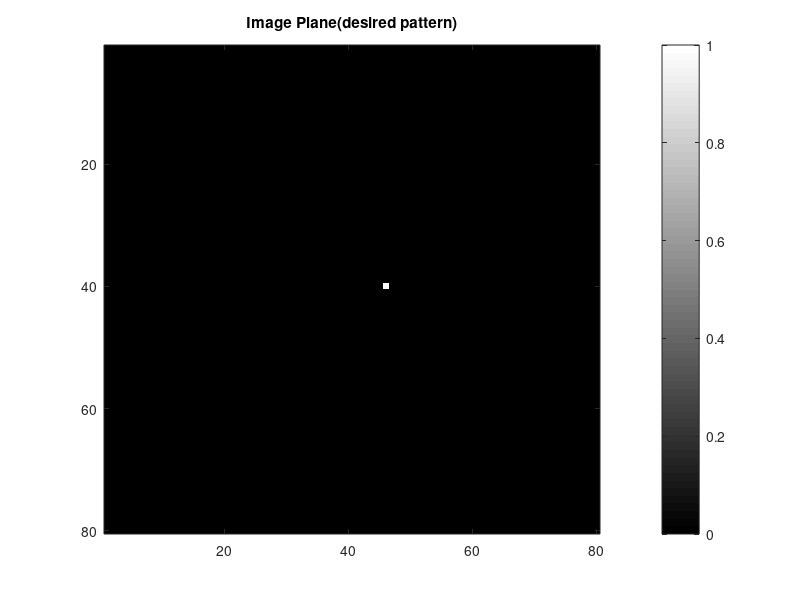

Here is the MATLAB script that generated this plot: (Note: this script raises an error after producing the figure.)
clc;
clear all;
close all;

% Data of Amplitude on the Image Plane

global lambda k AmpImage N M dW z;

% Data of Amplitude on the Image Plane
%80 by 80 lasers
AmpImage = [0	0	0	0	0	0	0	0	0	0	0	0	0	0	0	0	0	0	0	0	0	0	0	0	0	0	0	0	0	0	0	0	0	0	0	0	0	0	0	0	0	0	0	0	0	0	0	0	0	0	0	0	0	0	0	0	0	0	0	0	0	0	0	0	0	0	0	0	0	0	0	0	0	0	0	0	0	0	0	0
0	0	0	0	0	0	0	0	0	0	0	0	0	0	0	0	0	0	0	0	0	0	0	0	0	0	0	0	0	0	0	0	0	0	0	0	0	0	0	0	0	0	0	0	0	0	0	0	0	0	0	0	0	0	0	0	0	0	0	0	0	0	0	0	0	0	0	0	0	0	0	0	0	0	0	0	0	0	0	0
0	0	0	0	0	0	0	0	0	0	0	0	0	0	0	0	0	0	0	0	0	0	0	0	0	0	0	0	0	0	0	0	0	0	0	0	0	0	0	0	0	0	0	0	0	0	0	0	0	0	0	0	0	0	0	0	0	0	0	0	0	0	0	0	0	0	0	0	0	0	0	0	0	0	0	0	0	0	0	0
0	0	0	0	0	0	0	0	0	0	0	0	0	0	0	0	0	0	0	0	0	0	0	0	0	0	0	0	0	0	0	0	0	0	0	0	0	0	0	0	0	0	0	0	0	0	0	0	0	0	0	0	0	0	0	0	0	0	0	0	0	0	0	0	0	0	0	0	0	0	0	0	0	0	0	0	0	0	0	0
0	0	0	0	0	0	0	0	0	0	0	0	0	0	0	0	0	0	0	0	0	0	0	0	0	0	0	0	0	0	0	0	0	0	0	0	0	0	0	0	0	0	0	0	0	0	0	0	0	0	0	0	0	0	0	0	0	0	0	0	0	0	0	0	0	0	0	0	0	0	0	0	0	0	0	0	0	0	0	0
0	0	0	0	0	0	0	0	0	0	0	0	0	0	0	0	0	0	0	0	0	0	0	0	0	0	0	0	0	0	0	0	0	0	0	0	0	0	0	0	0	0	0	0	0	0	0	0	0	0	0	0	0	0	0	0	0	0	0	0	0	0	0	0	0	0	0	0	0	0	0	0	0	0	0	0	0	0	0	0
0	0	0	0	0	0	0	0	0	0	0	0	0	0	0	0	0	0	0	0	0	0	0	0	0	0	0	0	0	0	0	0	0	0	0	0	0	0	0	0	0	0	0	0	0	0	0	0	0	0	0	0	0	0	0	0	0	0	0	0	0	0	0	0	0	0	0	0	0	0	0	0	0	0	0	0	0	0	0	0
0	0	0	0	0	0	0	0	0	0	0	0	0	0	0	0	0	0	0	0	0	0	0	0	0	0	0	0	0	0	0	0	0	0	0	0	0	0	0	0	0	0	0	0	0	0	0	0	0	0	0	0	0	0	0	0	0	0	0	0	0	0	0	0	0	0	0	0	0	0	0	0	0	0	0	0	0	0	0	0
0	0	0	0	0	0	0	0	0	0	0	0	0	0	0	0	0	0	0	0	0	0	0	0	0	0	0	0	0	0	0	0	0	0	0	0	0	0	0	0	0	0	0	0	0	0	0	0	0	0	0	0	0	0	0	0	0	0	0	0	0	0	0	0	0	0	0	0	0	0	0	0	0	0	0	0	0	0	0	0
0	0	0	0	0	0	0	0	0	0	0	0	0	0	0	0	0	0	0	0	0	0	0	0	0	0	0	0	0	0	0	0	0	0	0	0	0	0	0	0	0	0	0	0	0	0	0	0	0	0	0	0	0	0	0	0	0	0	0	0	0	0	0	0	0	0	0	0	0	0	0	0	0	0	0	0	0	0	0	0
0	0	0	0	0	0	0	0	0	0	0	0	0	0	0	0	0	0	0	0	0	0	0	0	0	0	0	0	0	0	0	0	0	0	0	0	0	0	0	0	0	0	0	0	0	0	0	0	0	0	0	0	0	0	0	0	0	0	0	0	0	0	0	0	0	0	0	0	0	0	0	0	0	0	0	0	0	0	0	0
0	0	0	0	0	0	0	0	0	0	0	0	0	0	0	0	0	0	0	0	0	0	0	0	0	0	0	0	0	0	0	0	0	0	0	0	0	0	0	0	0	0	0	0	0	0	0	0	0	0	0	0	0	0	0	0	0	0	0	0	0	0	0	0	0	0	0	0	0	0	0	0	0	0	0	0	0	0	0	0
0	0	0	0	0	0	0	0	0	0	0	0	0	0	0	0	0	0	0	0	0	0	0	0	0	0	0	0	0	0	0	0	0	0	0	0	0	0	0	0	0	0	0	0	0	0	0	0	0	0	0	0	0	0	0	0	0	0	0	0	0	0	0	0	0	0	0	0	0	0	0	0	0	0	0	0	0	0	0	0
0	0	0	0	0	0	0	0	0	0	0	0	0	0	0	0	0	0	0	0	0	0	0	0	0	0	0	0	0	0	0	0	0	0	0	0	0	0	0	0	0	0	0	0	0	0	0	0	0	0	0	0	0	0	0	0	0	0	0	0	0	0	0	0	0	0	0	0	0	0	0	0	0	0	0	0	0	0	0	0
0	0	0	0	0	0	0	0	0	0	0	0	0	0	0	0	0	0	0	0	0	0	0	0	0	0	0	0	0	0	0	0	0	0	0	0	0	0	0	0	0	0	0	0	0	0	0	0	0	0	0	0	0	0	0	0	0	0	0	0	0	0	0	0	0	0	0	0	0	0	0	0	0	0	0	0	0	0	0	0
0	0	0	0	0	0	0	0	0	0	0	0	0	0	0	0	0	0	0	0	0	0	0	0	0	0	0	0	0	0	0	0	0	0	0	0	0	0	0	0	0	0	0	0	0	0	0	0	0	0	0	0	0	0	0	0	0	0	0	0	0	0	0	0	0	0	0	0	0	0	0	0	0	0	0	0	0	0	0	0
0	0	0	0	0	0	0	0	0	0	0	0	0	0	0	0	0	0	0	0	0	0	0	0	0	0	0	0	0	0	0	0	0	0	0	0	0	0	0	0	0	0	0	0	0	0	0	0	0	0	0	0	0	0	0	0	0	0	0	0	0	0	0	0	0	0	0	0	0	0	0	0	0	0	0	0	0	0	0	0
0	0	0	0	0	0	0	0	0	0	0	0	0	0	0	0	0	0	0	0	0	0	0	0	0	0	0	0	0	0	0	0	0	0	0	0	0	0	0	0	0	0	0	0	0	0	0	0	0	0	0	0	0	0	0	0	0	0	0	0	0	0	0	0	0	0	0	0	0	0	0	0	0	0	0	0	0	0	0	0
0	0	0	0	0	0	0	0	0	0	0	0	0	0	0	0	0	0	0	0	0	0	0	0	0	0	0	0	0	0	0	0	0	0	0	0	0	0	0	0	0	0	0	0	0	0	0	0	0	0	0	0	0	0	0	0	0	0	0	0	0	0	0	0	0	0	0	0	0	0	0	0	0	0	0	0	0	0	0	0
0	0	0	0	0	0	0	0	0	0	0	0	0	0	0	0	0	0	0	0	0	0	0	0	0	0	0	0	0	0	0	0	0	0	0	0	0	0	0	0	0	0	0	0	0	0	0	0	0	0	0	0	0	0	0	0	0	0	0	0	0	0	0	0	0	0	0	0	0	0	0	0	0	0	0	0	0	0	0	0
0	0	0	0	0	0	0	0	0	0	0	0	0	0	0	0	0	0	0	0	0	0	0	0	0	0	0	0	0	0	0	0	0	0	0	0	0	0	0	0	0	0	0	0	0	0	0	0	0	0	0	0	0	0	0	0	0	0	0	0	0	0	0	0	0	0	0	0	0	0	0	0	0	0	0	0	0	0	0	0
0	0	0	0	0	0	0	0	0	0	0	0	0	0	0	0	0	0	0	0	0	0	0	0	0	0	0	0	0	0	0	0	0	0	0	0	0	0	0	0	0	0	0	0	0	0	0	0	0	0	0	0	0	0	0	0	0	0	0	0	0	0	0	0	0	0	0	0	0	0	0	0	0	0	0	0	0	0	0	0
0	0	0	0	0	0	0	0	0	0	0	0	0	0	0	0	0	0	0	0	0	0	0	0	0	0	0	0	0	0	0	0	0	0	0	0	0	0	0	0	0	0	0	0	0	0	0	0	0	0	0	0	0	0	0	0	0	0	0	0	0	0	0	0	0	0	0	0	0	0	0	0	0	0	0	0	0	0	0	0
0	0	0	0	0	0	0	0	0	0	0	0	0	0	0	0	0	0	0	0	0	0	0	0	0	0	0	0	0	0	0	0	0	0	0	0	0	0	0	0	0	0	0	0	0	0	0	0	0	0	0	0	0	0	0	0	0	0	0	0	0	0	0	0	0	0	0	0	0	0	0	0	0	0	0	0	0	0	0	0
0	0	0	0	0	0	0	0	0	0	0	0	0	0	0	0	0	0	0	0	0	0	0	0	0	0	0	0	0	0	0	0	0	0	0	0	0	0	0	0	0	0	0	0	0	0	0	0	0	0	0	0	0	0	0	0	0	0	0	0	0	0	0	0	0	0	0	0	0	0	0	0	0	0	0	0	0	0	0	0
0	0	0	0	0	0	0	0	0	0	0	0	0	0	0	0	0	0	0	0	0	0	0	0	0	0	0	0	0	0	0	0	0	0	0	0	0	0	0	0	0	0	0	0	0	0	0	0	0	0	0	0	0	0	0	0	0	0	0	0	0	0	0	0	0	0	0	0	0	0	0	0	0	0	0	0	0	0	0	0
0	0	0	0	0	0	0	0	0	0	0	0	0	0	0	0	0	0	0	0	0	0	0	0	0	0	0	0	0	0	0	0	0	0	0	0	0	0	0	0	0	0	0	0	0	0	0	0	0	0	0	0	0	0	0	0	0	0	0	0	0	0	0	0	0	0	0	0	0	0	0	0	0	0	0	0	0	0	0	0
0	0	0	0	0	0	0	0	0	0	0	0	0	0	0	0	0	0	0	0	0	0	0	0	0	0	0	0	0	0	0	0	0	0	0	0	0	0	0	0	0	0	0	0	0	0	0	0	0	0	0	0	0	0	0	0	0	0	0	0	0	0	0	0	0	0	0	0	0	0	0	0	0	0	0	0	0	0	0	0
0	0	0	0	0	0	0	0	0	0	0	0	0	0	0	0	0	0	0	0	0	0	0	0	0	0	0	0	0	0	0	0	0	0	0	0	0	0	0	0	0	0	0	0	0	0	0	0	0	0	0	0	0	0	0	0	0	0	0	0	0	0	0	0	0	0	0	0	0	0	0	0	0	0	0	0	0	0	0	0
0	0	0	0	0	0	0	0	0	0	0	0	0	0	0	0	0	0	0	0	0	0	0	0	0	0	0	0	0	0	0	0	0	0	0	0	0	0	0	0	0	0	0	0	0	0	0	0	0	0	0	0	0	0	0	0	0	0	0	0	0	0	0	0	0	0	0	0	0	0	0	0	0	0	0	0	0	0	0	0
0	0	0	0	0	0	0	0	0	0	0	0	0	0	0	0	0	0	0	0	0	0	0	0	0	0	0	0	0	0	0	0	0	0	0	0	0	0	0	0	0	0	0	0	0	0	0	0	0	0	0	0	0	0	0	0	0	0	0	0	0	0	0	0	0	0	0	0	0	0	0	0	0	0	0	0	0	0	0	0
0	0	0	0	0	0	0	0	0	0	0	0	0	0	0	0	0	0	0	0	0	0	0	0	0	0	0	0	0	0	0	0	0	0	0	0	0	0	0	0	0	0	0	0	0	0	0	0	0	0	0	0	0	0	0	0	0	0	0	0	0	0	0	0	0	0	0	0	0	0	0	0	0	0	0	0	0	0	0	0
0	0	0	0	0	0	0	0	0	0	0	0	0	0	0	0	0	0	0	0	0	0	0	0	0	0	0	0	0	0	0	0	0	0	0	0	0	0	0	0	0	0	0	0	0	0	0	0	0	0	0	0	0	0	0	0	0	0	0	0	0	0	0	0	0	0	0	0	0	0	0	0	0	0	0	0	0	0	0	0
0	0	0	0	0	0	0	0	0	0	0	0	0	0	0	0	0	0	0	0	0	0	0	0	0	0	0	0	0	0	0	0	0	0	0	0	0	0	0	0	0	0	0	0	0	0	0	0	0	0	0	0	0	0	0	0	0	0	0	0	0	0	0	0	0	0	0	0	0	0	0	0	0	0	0	0	0	0	0	0
0	0	0	0	0	0	0	0	0	0	0	0	0	0	0	0	0	0	0	0	0	0	0	0	0	0	0	0	0	0	0	0	0	0	0	0	0	0	0	0	0	0	0	0	0	0	0	0	0	0	0	0	0	0	0	0	0	0	0	0	0	0	0	0	0	0	0	0	0	0	0	0	0	0	0	0	0	0	0	0
0	0	0	0	0	0	0	0	0	0	0	0	0	0	0	0	0	0	0	0	0	0	0	0	0	0	0	0	0	0	0	0	0	0	0	0	0	0	0	0	0	0	0	0	0	0	0	0	0	0	0	0	0	0	0	0	0	0	0	0	0	0	0	0	0	0	0	0	0	0	0	0	0	0	0	0	0	0	0	0
0	0	0	0	0	0	0	0	0	0	0	0	0	0	0	0	0	0	0	0	0	0	0	0	0	0	0	0	0	0	0	0	0	0	0	0	0	0	0	0	0	0	0	0	0	0	0	0	0	0	0	0	0	0	0	0	0	0	0	0	0	0	0	0	0	0	0	0	0	0	0	0	0	0	0	0	0	0	0	0
0	0	0	0	0	0	0	0	0	0	0	0	0	0	0	0	0	0	0	0	0	0	0	0	0	0	0	0	0	0	0	0	0	0	0	0	0	0	0	0	0	0	0	0	0	0	0	0	0	0	0	0	0	0	0	0	0	0	0	0	0	0	0	0	0	0	0	0	0	0	0	0	0	0	0	0	0	0	0	0
0	0	0	0	0	0	0	0	0	0	0	0	0	0	0	0	0	0	0	0	0	0	0	0	0	0	0	0	0	0	0	0	0	0	0	0	0	0	0	0	0	0	0	0	0	0	0	0	0	0	0	0	0	0	0	0	0	0	0	0	0	0	0	0	0	0	0	0	0	0	0	0	0	0	0	0	0	0	0	0
0	0	0	0	0	0	0	0	0	0	0	0	0	0	0	0	0	0	0	0	0	0	0	0	0	0	0	0	0	0	0	0	0	0	0	0	0	0	0	0	0	0	0	0	0	1	0	0	0	0	0	0	0	0	0	0	0	0	0	0	0	0	0	0	0	0	0	0	0	0	0	0	0	0	0	0	0	0	0	0
0	0	0	0	0	0	0	0	0	0	0	0	0	0	0	0	0	0	0	0	0	0	0	0	0	0	0	0	0	0	0	0	0	0	0	0	0	0	0	0	0	0	0	0	0	0	0	0	0	0	0	0	0	0	0	0	0	0	0	0	0	0	0	0	0	0	0	0	0	0	0	0	0	0	0	0	0	0	0	0
0	0	0	0	0	0	0	0	0	0	0	0	0	0	0	0	0	0	0	0	0	0	0	0	0	0	0	0	0	0	0	0	0	0	0	0	0	0	0	0	0	0	0	0	0	0	0	0	0	0	0	0	0	0	0	0	0	0	0	0	0	0	0	0	0	0	0	0	0	0	0	0	0	0	0	0	0	0	0	0
0	0	0	0	0	0	0	0	0	0	0	0	0	0	0	0	0	0	0	0	0	0	0	0	0	0	0	0	0	0	0	0	0	0	0	0	0	0	0	0	0	0	0	0	0	0	0	0	0	0	0	0	0	0	0	0	0	0	0	0	0	0	0	0	0	0	0	0	0	0	0	0	0	0	0	0	0	0	0	0
0	0	0	0	0	0	0	0	0	0	0	0	0	0	0	0	0	0	0	0	0	0	0	0	0	0	0	0	0	0	0	0	0	0	0	0	0	0	0	0	0	0	0	0	0	0	0	0	0	0	0	0	0	0	0	0	0	0	0	0	0	0	0	0	0	0	0	0	0	0	0	0	0	0	0	0	0	0	0	0
0	0	0	0	0	0	0	0	0	0	0	0	0	0	0	0	0	0	0	0	0	0	0	0	0	0	0	0	0	0	0	0	0	0	0	0	0	0	0	0	0	0	0	0	0	0	0	0	0	0	0	0	0	0	0	0	0	0	0	0	0	0	0	0	0	0	0	0	0	0	0	0	0	0	0	0	0	0	0	0
0	0	0	0	0	0	0	0	0	0	0	0	0	0	0	0	0	0	0	0	0	0	0	0	0	0	0	0	0	0	0	0	0	0	0	0	0	0	0	0	0	0	0	0	0	0	0	0	0	0	0	0	0	0	0	0	0	0	0	0	0	0	0	0	0	0	0	0	0	0	0	0	0	0	0	0	0	0	0	0
0	0	0	0	0	0	0	0	0	0	0	0	0	0	0	0	0	0	0	0	0	0	0	0	0	0	0	0	0	0	0	0	0	0	0	0	0	0	0	0	0	0	0	0	0	0	0	0	0	0	0	0	0	0	0	0	0	0	0	0	0	0	0	0	0	0	0	0	0	0	0	0	0	0	0	0	0	0	0	0
0	0	0	0	0	0	0	0	0	0	0	0	0	0	0	0	0	0	0	0	0	0	0	0	0	0	0	0	0	0	0	0	0	0	0	0	0	0	0	0	0	0	0	0	0	0	0	0	0	0	0	0	0	0	0	0	0	0	0	0	0	0	0	0	0	0	0	0	0	0	0	0	0	0	0	0	0	0	0	0
0	0	0	0	0	0	0	0	0	0	0	0	0	0	0	0	0	0	0	0	0	0	0	0	0	0	0	0	0	0	0	0	0	0	0	0	0	0	0	0	0	0	0	0	0	0	0	0	0	0	0	0	0	0	0	0	0	0	0	0	0	0	0	0	0	0	0	0	0	0	0	0	0	0	0	0	0	0	0	0
0	0	0	0	0	0	0	0	0	0	0	0	0	0	0	0	0	0	0	0	0	0	0	0	0	0	0	0	0	0	0	0	0	0	0	0	0	0	0	0	0	0	0	0	0	0	0	0	0	0	0	0	0	0	0	0	0	0	0	0	0	0	0	0	0	0	0	0	0	0	0	0	0	0	0	0	0	0	0	0
0	0	0	0	0	0	0	0	0	0	0	0	0	0	0	0	0	0	0	0	0	0	0	0	0	0	0	0	0	0	0	0	0	0	0	0	0	0	0	0	0	0	0	0	0	0	0	0	0	0	0	0	0	0	0	0	0	0	0	0	0	0	0	0	0	0	0	0	0	0	0	0	0	0	0	0	0	0	0	0
0	0	0	0	0	0	0	0	0	0	0	0	0	0	0	0	0	0	0	0	0	0	0	0	0	0	0	0	0	0	0	0	0	0	0	0	0	0	0	0	0	0	0	0	0	0	0	0	0	0	0	0	0	0	0	0	0	0	0	0	0	0	0	0	0	0	0	0	0	0	0	0	0	0	0	0	0	0	0	0
0	0	0	0	0	0	0	0	0	0	0	0	0	0	0	0	0	0	0	0	0	0	0	0	0	0	0	0	0	0	0	0	0	0	0	0	0	0	0	0	0	0	0	0	0	0	0	0	0	0	0	0	0	0	0	0	0	0	0	0	0	0	0	0	0	0	0	0	0	0	0	0	0	0	0	0	0	0	0	0
0	0	0	0	0	0	0	0	0	0	0	0	0	0	0	0	0	0	0	0	0	0	0	0	0	0	0	0	0	0	0	0	0	0	0	0	0	0	0	0	0	0	0	0	0	0	0	0	0	0	0	0	0	0	0	0	0	0	0	0	0	0	0	0	0	0	0	0	0	0	0	0	0	0	0	0	0	0	0	0
0	0	0	0	0	0	0	0	0	0	0	0	0	0	0	0	0	0	0	0	0	0	0	0	0	0	0	0	0	0	0	0	0	0	0	0	0	0	0	0	0	0	0	0	0	0	0	0	0	0	0	0	0	0	0	0	0	0	0	0	0	0	0	0	0	0	0	0	0	0	0	0	0	0	0	0	0	0	0	0
0	0	0	0	0	0	0	0	0	0	0	0	0	0	0	0	0	0	0	0	0	0	0	0	0	0	0	0	0	0	0	0	0	0	0	0	0	0	0	0	0	0	0	0	0	0	0	0	0	0	0	0	0	0	0	0	0	0	0	0	0	0	0	0	0	0	0	0	0	0	0	0	0	0	0	0	0	0	0	0
0	0	0	0	0	0	0	0	0	0	0	0	0	0	0	0	0	0	0	0	0	0	0	0	0	0	0	0	0	0	0	0	0	0	0	0	0	0	0	0	0	0	0	0	0	0	0	0	0	0	0	0	0	0	0	0	0	0	0	0	0	0	0	0	0	0	0	0	0	0	0	0	0	0	0	0	0	0	0	0
0	0	0	0	0	0	0	0	0	0	0	0	0	0	0	0	0	0	0	0	0	0	0	0	0	0	0	0	0	0	0	0	0	0	0	0	0	0	0	0	0	0	0	0	0	0	0	0	0	0	0	0	0	0	0	0	0	0	0	0	0	0	0	0	0	0	0	0	0	0	0	0	0	0	0	0	0	0	0	0
0	0	0	0	0	0	0	0	0	0	0	0	0	0	0	0	0	0	0	0	0	0	0	0	0	0	0	0	0	0	0	0	0	0	0	0	0	0	0	0	0	0	0	0	0	0	0	0	0	0	0	0	0	0	0	0	0	0	0	0	0	0	0	0	0	0	0	0	0	0	0	0	0	0	0	0	0	0	0	0
0	0	0	0	0	0	0	0	0	0	0	0	0	0	0	0	0	0	0	0	0	0	0	0	0	0	0	0	0	0	0	0	0	0	0	0	0	0	0	0	0	0	0	0	0	0	0	0	0	0	0	0	0	0	0	0	0	0	0	0	0	0	0	0	0	0	0	0	0	0	0	0	0	0	0	0	0	0	0	0
0	0	0	0	0	0	0	0	0	0	0	0	0	0	0	0	0	0	0	0	0	0	0	0	0	0	0	0	0	0	0	0	0	0	0	0	0	0	0	0	0	0	0	0	0	0	0	0	0	0	0	0	0	0	0	0	0	0	0	0	0	0	0	0	0	0	0	0	0	0	0	0	0	0	0	0	0	0	0	0
0	0	0	0	0	0	0	0	0	0	0	0	0	0	0	0	0	0	0	0	0	0	0	0	0	0	0	0	0	0	0	0	0	0	0	0	0	0	0	0	0	0	0	0	0	0	0	0	0	0	0	0	0	0	0	0	0	0	0	0	0	0	0	0	0	0	0	0	0	0	0	0	0	0	0	0	0	0	0	0
0	0	0	0	0	0	0	0	0	0	0	0	0	0	0	0	0	0	0	0	0	0	0	0	0	0	0	0	0	0	0	0	0	0	0	0	0	0	0	0	0	0	0	0	0	0	0	0	0	0	0	0	0	0	0	0	0	0	0	0	0	0	0	0	0	0	0	0	0	0	0	0	0	0	0	0	0	0	0	0
0	0	0	0	0	0	0	0	0	0	0	0	0	0	0	0	0	0	0	0	0	0	0	0	0	0	0	0	0	0	0	0	0	0	0	0	0	0	0	0	0	0	0	0	0	0	0	0	0	0	0	0	0	0	0	0	0	0	0	0	0	0	0	0	0	0	0	0	0	0	0	0	0	0	0	0	0	0	0	0
0	0	0	0	0	0	0	0	0	0	0	0	0	0	0	0	0	0	0	0	0	0	0	0	0	0	0	0	0	0	0	0	0	0	0	0	0	0	0	0	0	0	0	0	0	0	0	0	0	0	0	0	0	0	0	0	0	0	0	0	0	0	0	0	0	0	0	0	0	0	0	0	0	0	0	0	0	0	0	0
0	0	0	0	0	0	0	0	0	0	0	0	0	0	0	0	0	0	0	0	0	0	0	0	0	0	0	0	0	0	0	0	0	0	0	0	0	0	0	0	0	0	0	0	0	0	0	0	0	0	0	0	0	0	0	0	0	0	0	0	0	0	0	0	0	0	0	0	0	0	0	0	0	0	0	0	0	0	0	0
0	0	0	0	0	0	0	0	0	0	0	0	0	0	0	0	0	0	0	0	0	0	0	0	0	0	0	0	0	0	0	0	0	0	0	0	0	0	0	0	0	0	0	0	0	0	0	0	0	0	0	0	0	0	0	0	0	0	0	0	0	0	0	0	0	0	0	0	0	0	0	0	0	0	0	0	0	0	0	0
0	0	0	0	0	0	0	0	0	0	0	0	0	0	0	0	0	0	0	0	0	0	0	0	0	0	0	0	0	0	0	0	0	0	0	0	0	0	0	0	0	0	0	0	0	0	0	0	0	0	0	0	0	0	0	0	0	0	0	0	0	0	0	0	0	0	0	0	0	0	0	0	0	0	0	0	0	0	0	0
0	0	0	0	0	0	0	0	0	0	0	0	0	0	0	0	0	0	0	0	0	0	0	0	0	0	0	0	0	0	0	0	0	0	0	0	0	0	0	0	0	0	0	0	0	0	0	0	0	0	0	0	0	0	0	0	0	0	0	0	0	0	0	0	0	0	0	0	0	0	0	0	0	0	0	0	0	0	0	0
0	0	0	0	0	0	0	0	0	0	0	0	0	0	0	0	0	0	0	0	0	0	0	0	0	0	0	0	0	0	0	0	0	0	0	0	0	0	0	0	0	0	0	0	0	0	0	0	0	0	0	0	0	0	0	0	0	0	0	0	0	0	0	0	0	0	0	0	0	0	0	0	0	0	0	0	0	0	0	0
0	0	0	0	0	0	0	0	0	0	0	0	0	0	0	0	0	0	0	0	0	0	0	0	0	0	0	0	0	0	0	0	0	0	0	0	0	0	0	0	0	0	0	0	0	0	0	0	0	0	0	0	0	0	0	0	0	0	0	0	0	0	0	0	0	0	0	0	0	0	0	0	0	0	0	0	0	0	0	0
0	0	0	0	0	0	0	0	0	0	0	0	0	0	0	0	0	0	0	0	0	0	0	0	0	0	0	0	0	0	0	0	0	0	0	0	0	0	0	0	0	0	0	0	0	0	0	0	0	0	0	0	0	0	0	0	0	0	0	0	0	0	0	0	0	0	0	0	0	0	0	0	0	0	0	0	0	0	0	0
0	0	0	0	0	0	0	0	0	0	0	0	0	0	0	0	0	0	0	0	0	0	0	0	0	0	0	0	0	0	0	0	0	0	0	0	0	0	0	0	0	0	0	0	0	0	0	0	0	0	0	0	0	0	0	0	0	0	0	0	0	0	0	0	0	0	0	0	0	0	0	0	0	0	0	0	0	0	0	0
0	0	0	0	0	0	0	0	0	0	0	0	0	0	0	0	0	0	0	0	0	0	0	0	0	0	0	0	0	0	0	0	0	0	0	0	0	0	0	0	0	0	0	0	0	0	0	0	0	0	0	0	0	0	0	0	0	0	0	0	0	0	0	0	0	0	0	0	0	0	0	0	0	0	0	0	0	0	0	0
0	0	0	0	0	0	0	0	0	0	0	0	0	0	0	0	0	0	0	0	0	0	0	0	0	0	0	0	0	0	0	0	0	0	0	0	0	0	0	0	0	0	0	0	0	0	0	0	0	0	0	0	0	0	0	0	0	0	0	0	0	0	0	0	0	0	0	0	0	0	0	0	0	0	0	0	0	0	0	0
0	0	0	0	0	0	0	0	0	0	0	0	0	0	0	0	0	0	0	0	0	0	0	0	0	0	0	0	0	0	0	0	0	0	0	0	0	0	0	0	0	0	0	0	0	0	0	0	0	0	0	0	0	0	0	0	0	0	0	0	0	0	0	0	0	0	0	0	0	0	0	0	0	0	0	0	0	0	0	0
0	0	0	0	0	0	0	0	0	0	0	0	0	0	0	0	0	0	0	0	0	0	0	0	0	0	0	0	0	0	0	0	0	0	0	0	0	0	0	0	0	0	0	0	0	0	0	0	0	0	0	0	0	0	0	0	0	0	0	0	0	0	0	0	0	0	0	0	0	0	0	0	0	0	0	0	0	0	0	0
0	0	0	0	0	0	0	0	0	0	0	0	0	0	0	0	0	0	0	0	0	0	0	0	0	0	0	0	0	0	0	0	0	0	0	0	0	0	0	0	0	0	0	0	0	0	0	0	0	0	0	0	0	0	0	0	0	0	0	0	0	0	0	0	0	0	0	0	0	0	0	0	0	0	0	0	0	0	0	0
0	0	0	0	0	0	0	0	0	0	0	0	0	0	0	0	0	0	0	0	0	0	0	0	0	0	0	0	0	0	0	0	0	0	0	0	0	0	0	0	0	0	0	0	0	0	0	0	0	0	0	0	0	0	0	0	0	0	0	0	0	0	0	0	0	0	0	0	0	0	0	0	0	0	0	0	0	0	0	0
0	0	0	0	0	0	0	0	0	0	0	0	0	0	0	0	0	0	0	0	0	0	0	0	0	0	0	0	0	0	0	0	0	0	0	0	0	0	0	0	0	0	0	0	0	0	0	0	0	0	0	0	0	0	0	0	0	0	0	0	0	0	0	0	0	0	0	0	0	0	0	0	0	0	0	0	0	0	0	0
];

% PhaseImage = (rand(20, 20) - 0.5);
% AmpImage = AmpImage .* exp(1i * PhaseImage);
figure;
imagesc(abs(AmpImage));
colormap gray
colorbar
title('Image Plane(desired pattern)')

dW = 1e-6; %Spacing between elements
z = 50e-6; % Distance of Image plane from the resonator plane

lambda = 1.550e-6;
k = 2 * pi / lambda;
[N, M] = size(AmpImage); % Image plane discretization size
E_Sample = zeros(N, M); % initial an array to store sample image for calculation

E_Sample = supperposition(E_Sample);

E_Sample = normalize(E_Sample);

figure;
imagesc(abs(E_Sample), [0 1]);
colormap jet
colorbar
title('Sample Plane Amplitude')

figure;
imagesc(angle(E_Sample));
colormap jet
colorbar
title('Sample Plane Phase')

function E_Sample = supperposition(E_Sample)

    [M, N] = size(E_Sample);

    for ii = 1:M

        for jj = 1:N

            E_Sample = E_Sample + Green(ii, jj);
            
        end

    end

end

function E_Sample = Green(coordImageX, coordImageY)

    global lambda k AmpImage N M dW z;
    [N, M] = size(AmpImage);
    amplitude = AmpImage(coordImageX, coordImageY); % inversely solved electric field at the sample plane

    SamplePlane = zeros(N, M); % electric field at sample plane.

%     [coordSampleX, coordSampleY] = meshgrid((1:N) * dW, (1:M) * dW);

    for ii = 1:N

        for jj = 1:M

            distance = (((coordImageX - ii) * dW)^2 + ((coordImageY - jj) * dW)^2 + z^2)^(-0.5);
            SamplePlane(ii, jj) = amplitude * distance * exp(1i * k * distance);

        end

    end

    E_Sample = SamplePlane;
end

function normalizedIntensity = normalize(Original)
    [M, N] = size(Original);
    Emax = max(max(abs(Original)));

    for ii = 1:M

        for jj = 1:N

            Original(ii, jj) = Original(ii, jj) / Emax;

        end

    end

    normalizedIntensity = Original;
end
